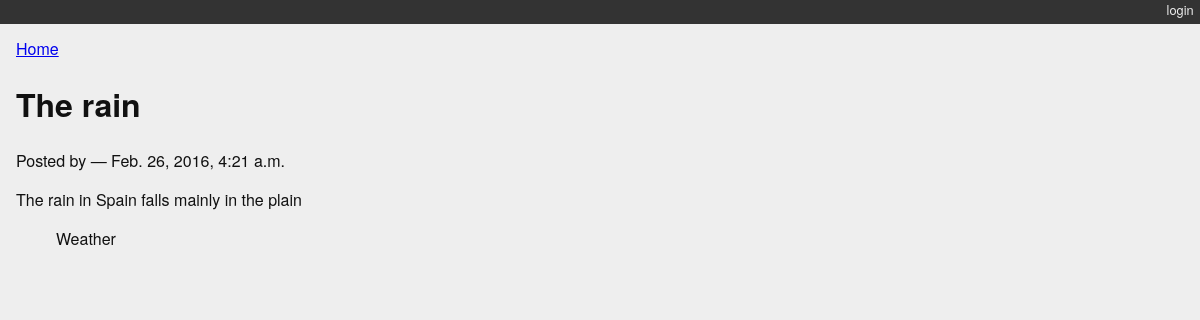
Page /posts/1/ on the earlier database version.
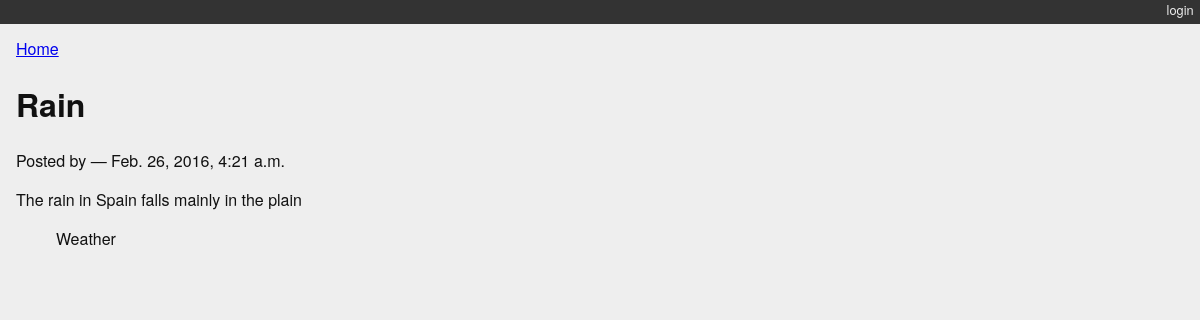
Same page on the later database version.
### myblog/models.py (models this page shows)
class Post(models.Model):
    title = models.CharField(max_length=128)
    text = models.TextField(blank=True)
    author = models.ForeignKey(User)
    created_date = models.DateTimeField(auto_now_add=True)
    modified_date = models.DateTimeField(auto_now=True)
    published_date = models.DateTimeField(blank=True, null=True)
    def __str__(self):
        return self.title

class Category(models.Model):
    name = models.CharField(max_length=128)
    description = models.TextField(blank=True)
    posts = models.ManyToManyField(  #<== magic attribute to deal with multiple fields
        Post,
        blank=True,
        related_name='categories'
    )
    class Meta: #<== added esv to fix plurals problem with Categorys
        verbose_name_plural = "categories"  #<== added esv
    def __str__(self):
        return self.name

### myblog/views.py (the view)
def detail_view(request, post_id):
    published = Post.objects.exclude(published_date__exact=None)
    try:
        post = published.get(pk=post_id)
    except Post.DoesNotExist:
        raise Http404
    context = {'post': post}
    return render(request, 'detail.html', context)

### myblog/templates/detail.html
{% extends "base.html" %}
{% block content %}
<a class="backlink" href="/">Home</a>
<h1>{{ post }}</h1>
<p class="byline">
  Posted by {{ post.author_name }} &mdash; {{ post.published_date }}
</p>
<div class="post-body">
  {{ post.text }}
</div>
<ul class="categories">
  {% for category in post.categories.all %}
    <li>{{ category }}</li>
  {% endfor %}
</ul>
{% endblock %}

### mysite/templates/base.html (shortened to what this page needs)
{% load staticfiles %}
<!DOCTYPE html>
<html>
  <head>
    <link type="text/css" rel="stylesheet" href="{% static 'django_blog.css' %}">
  </head>
  <body>
    <div id="header">
      <ul id="control-bar">
      {% if user.is_authenticated %}
        {% if user.is_staff %}<li><a href="{% url 'admin:index' %}">admin</a></li>{% endif %}
        <li><a href="{% url 'logout' %}">logout</a></li>
      {% else %}
        <li><a href="{% url 'login' %}">login</a></li>
      {% endif %}
      </ul>
    </div>
    <div id="container">
      <div id="content">
      {% block content %}{% endblock %}
      </div>
    </div>
  </body>
</html>

### myblog/static/django_blog.css (style rules this page uses)
body { background-color: #eee; color: #111; font-family: "HelveticaNeue-Light", "Helvetica Neue Light", "Helvetica Neue", Helvetica, Arial, "Lucida Grande", sans-serif; margin:0; padding:0; }
#container { margin:0; padding:0; margin-top: 0px; }
#header { background-color: #333; border-botton: 1px solid #111; margin:0; padding:0; }
#control-bar { margin: 0em 0em 1em; list-style: none; list-style-type: none; text-align: right; color: #eee; font-size: 80%; padding-bottom: 0.4em; }
#control-bar li { display: inline-block; }
#control-bar li a { color: #eee; padding: 0.5em; text-decoration: none; }
#content { margin: 0em 1em 1em; }
ul.categories { list-style: none; list-style-type: none; }
ul.categories li { display: inline; }

Differences in the rows shown:
changed Post "The rain in Spain falls mainly in the plain": title "The rain" → "Rain"
